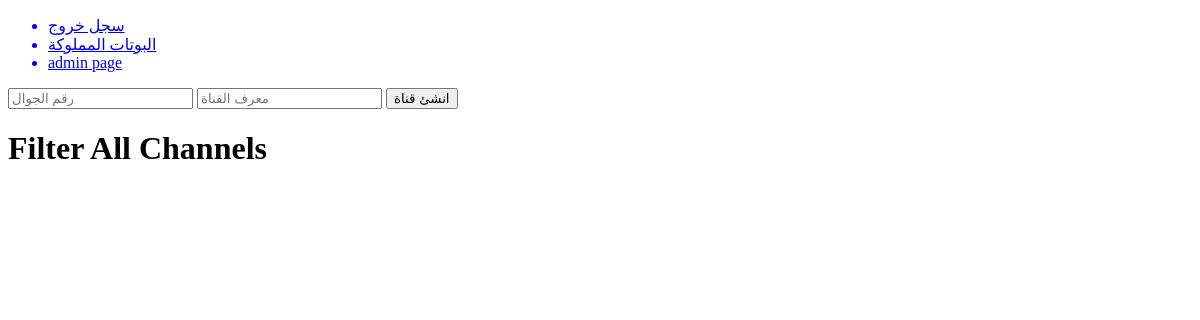
The page /admin_channels (signed in) on the database as committed earlier.
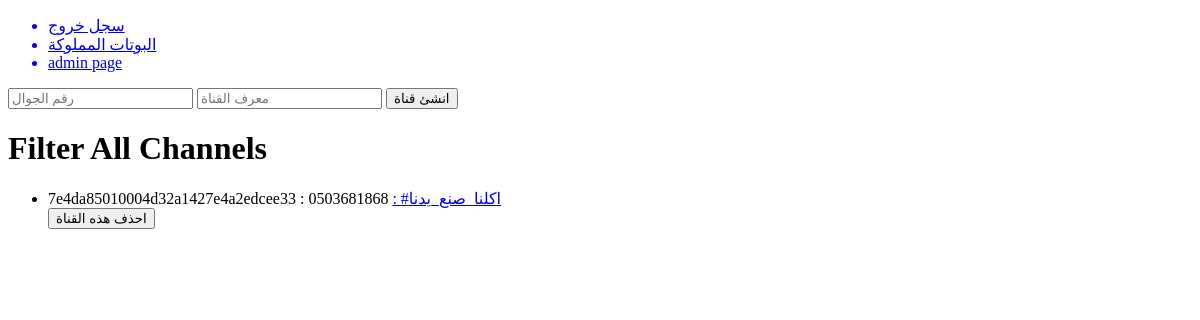
The same page on the database as committed later.
### CHATBOT/models.py (models this page shows)
class ChannelModel(db.Model):# everything that's channel specific needs to have a relationship with ChannelModel
    id = db.Column(db.Integer, primary_key=True)
    bot = db.relationship("BotModel", backref="channel", uselist=False)
    channelObj_id = db.Column(db.String(50), nullable=False)
    phone_number = db.Column(db.String(20), unique=True, nullable=False)
    create_date = db.Column(db.DateTime, nullable=False, default=datetime.utcnow)
    update_date = db.Column(db.DateTime, nullable=False, default=datetime.utcnow)

class BotModel(db.Model):
    id = db.Column(db.Integer, primary_key=True)
    name = db.Column(db.String(255), unique=True, nullable=False)
    number = db.Column(db.String(20), unique=True, nullable=False)
    active = db.Column(db.Boolean, default=False)
    layouts = db.relationship("LayoutModel", secondary=bot_layouts, backref=db.backref("bots", lazy="dynamic")) #many to many relationship with the layout model
    menues = db.relationship("MenueModel", backref="bot", cascade="all,delete")
    contacts = db.relationship("ContactModel", cascade="all,delete", backref="bot")
    viewable_objects = db.relationship("ViewableObjectModel", backref="bot", cascade="all,delete")
    user_id = db.Column(db.Integer, db.ForeignKey("user.id"), nullable=False)
    channel_id = db.Column(db.Integer, db.ForeignKey("channel_model.id"), nullable=True)
    create_date = db.Column(db.DateTime, nullable=False, default=datetime.utcnow)
    update_date = db.Column(db.DateTime, nullable=False, default=datetime.utcnow)

### CHATBOT/routes.py (the view)
@app.route("/admin_channels", methods=['GET', 'POST'])
@login_required
def admin_channels():
    form = ChannelForm()
    if not current_user.is_admin:
        return redirect(url_for("index"))
    if form.validate_on_submit():
        channel = ChannelModel(channelObj_id=form.channelObj_id.data, phone_number=form.number.data)
        db.session.add(channel)
        db.session.commit()
        return redirect(url_for("admin_channels"))
    channels = ChannelModel.query.all()
    return render_template('admin_channels.html', channels=channels, form=form)

### CHATBOT/forms.py
class ChannelForm(FlaskForm): # admin form
    channelObj_id = wtforms.StringField("معرف القناة",  validators=[DataRequired(), length(max=50)])
    number = wtforms.StringField("رقم جوال القناة",  validators=[DataRequired(), length(max=20)])
    submit = wtforms.SubmitField("انشئ قناة")

### CHATBOT/models.py (called while the page is built)
@login_manager.user_loader
def load_user(user_id):
    return User.query.get(user_id)

### CHATBOT/routes.py (called while the page is built)
@app.context_processor
def utility_processor():
    def get_text(tag, language_list):
        return next(x.get("description") for x in language_list if x.get("tag") == tag)
    return dict(get_text=get_text)

### CHATBOT/templates/admin_channels.html (shortened to what this page needs)
{% extends "layout.html" %}
{% block content %}
<form class="form-horizontal" role="form" method="POST">
    {{ form.number(placeholder="رقم الجوال") }}
    {{ form.channelObj_id(placeholder="معرف القناة") }}
    {{ form.submit() }}
</form>
    <h1>Filter All Channels</h1>
    <ul>
        {% for channel in channels %}
        <li>{{ channel.channelObj_id }} : {{ channel.phone_number }} {% if channel.bot %}<a href="{{url_for('admin_bot', bot_id=channel.bot.id)}}">: {{ channel.bot.name }}</a>{% endif %}</li>
        <a href="{{ url_for('admin_delete_channel',  channel_id=channel.id) }}"><button type="button">احذف هذه القناة</button></a>
        {% endfor %}
{% endblock %}

Rows that differ between the two databases and show on the page:
added ChannelModel: channelObj_id "7e4da85010004d32a1427e4a2edcee33", phone_number "0503681868", bot.name "#اكلنا_صنع_يدنا"
